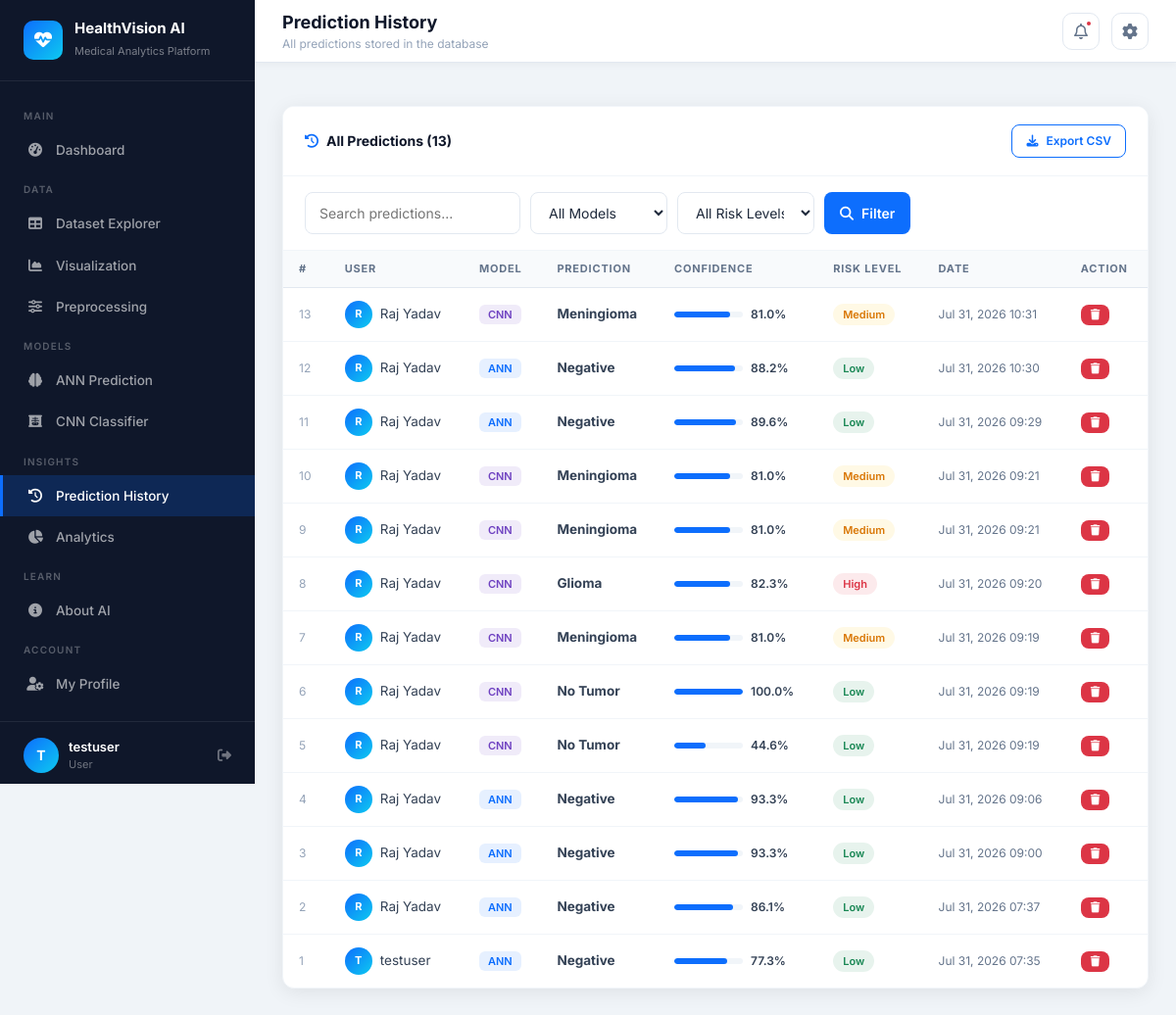
The app's page /history (signed in) with its own data.
### database/models.py (models this page shows, shortened)
class User(UserMixin, db.Model):
    __tablename__ = 'users'
    id = db.Column(db.Integer, primary_key=True)
    username = db.Column(db.String(80), unique=True, nullable=False)
    email = db.Column(db.String(120), unique=True, nullable=False)
    password_hash = db.Column(db.String(256), nullable=False)
    role = db.Column(db.String(20), default='user')
    created_at = db.Column(db.DateTime, default=datetime.utcnow)
    predictions = db.relationship('PredictionHistory', backref='user', lazy=True)

class PredictionHistory(db.Model):
    __tablename__ = 'prediction_history'
    id = db.Column(db.Integer, primary_key=True)
    user_id = db.Column(db.Integer, db.ForeignKey('users.id'), nullable=False)
    model_type = db.Column(db.String(20), nullable=False)   # 'ANN' or 'CNN'
    prediction = db.Column(db.String(100), nullable=False)
    confidence = db.Column(db.Float, nullable=False)
    risk_level = db.Column(db.String(20))
    input_data = db.Column(db.Text)                         # JSON string of inputs
    created_at = db.Column(db.DateTime, default=datetime.utcnow)

### routes/history.py (the view)
@history_bp.route('/history')
@login_required
def index():
    q = request.args.get('q', '').strip()
    model_filter = request.args.get('model', '')
    risk_filter = request.args.get('risk', '')
    page = request.args.get('page', 1, type=int)
    query = PredictionHistory.query.order_by(PredictionHistory.created_at.desc())
    if q:
        query = query.filter(PredictionHistory.prediction.ilike(f'%{q}%'))
    if model_filter:
        query = query.filter_by(model_type=model_filter)
    if risk_filter:
        query = query.filter_by(risk_level=risk_filter)
    pagination = query.paginate(page=page, per_page=15, error_out=False)
    return render_template('modules/history.html',
                           predictions=pagination.items,
                           pagination=pagination,
                           q=q, model_filter=model_filter, risk_filter=risk_filter)

### templates/modules/history.html (shortened to what this page needs)
{% extends "base.html" %}
{% block page_title %}<span>Prediction History</span><small>All predictions stored in the database</small>{% endblock %}
{% block content %}
<div class="content-card">
    <div class="card-header">
        <h6><i class="fa-solid fa-clock-rotate-left"></i> All Predictions ({{ pagination.total }})</h6>
        <div style="display:flex; gap:8px;">
            <a href="{{ url_for('history.export') }}" class="btn-hv btn-hv-outline" style="padding:7px 14px; font-size:12px;">
                <i class="fa-solid fa-download"></i> Export CSV
            </a>
        </div>
    </div>
    <div style="padding:16px 22px; border-bottom:1px solid #f1f5f9; display:flex; gap:12px; flex-wrap:wrap;">
        <form method="GET" style="display:flex; gap:10px; flex-wrap:wrap; flex:1;">
            <input type="text" name="q" value="{{ q }}" placeholder="Search predictions..." class="hv-input" style="max-width:220px;">
            <select name="model" class="hv-input" style="max-width:140px;">
                <option value="">All Models</option>
            </select>
            <select name="risk" class="hv-input" style="max-width:140px;">
                <option value="">All Risk Levels</option>
            </select>
            <button type="submit" class="btn-hv btn-hv-primary" style="padding:8px 16px;">
                <i class="fa-solid fa-magnifying-glass"></i> Filter
            </button>
        </form>
    </div>
    <div style="overflow-x:auto;">
        {% if predictions %}
        <table class="hv-table">
            <thead>
                <tr>
                    <th>#</th><th>User</th><th>Model</th><th>Prediction</th>
                    <th>Confidence</th><th>Risk Level</th><th>Date</th><th>Action</th>
                </tr>
            </thead>
            <tbody>
                {% for p in predictions %}
                <tr>
                    <td style="color:#94a3b8; font-size:12px;">{{ p.id }}</td>
                    <td>
                        <div style="display:flex; align-items:center; gap:8px;">
                            <div style="width:28px; height:28px; border-radius:50%; background:linear-gradient(135deg,var(--primary),var(--teal)); display:flex; align-items:center; justify-content:center; color:white; font-size:11px; font-weight:700;">
                                {{ p.user.username[0].upper() }}
                            </div>
                            {{ p.user.username }}
                        </div>
                    </td>
                    <td><span class="badge-model {{ p.model_type | lower }}">{{ p.model_type }}</span></td>
                    <td><strong>{{ p.prediction }}</strong></td>
                    <td>
                        <div style="display:flex; align-items:center; gap:8px;">
                            <div class="hv-progress" style="width:70px;">
                                <div class="hv-progress-bar" style="width:{{ (p.confidence*100)|round|int }}%; background:var(--primary);"></div>
                            </div>
                            <span style="font-size:12px; font-weight:600;">{{ (p.confidence*100)|round(1) }}%</span>
                        </div>
                    </td>
                    <td><span class="badge-risk {{ (p.risk_level or 'low') | lower }}">{{ p.risk_level or 'N/A' }}</span></td>
                    <td style="font-size:12px; color:#64748b;">{{ p.created_at.strftime('%b %d, %Y %H:%M') }}</td>
                    <td>
                        <form method="POST" action="{{ url_for('history.delete', pid=p.id) }}" onsubmit="return confirm('Delete this prediction?')">
                            <button type="submit" class="btn-hv btn-hv-danger" style="padding:5px 10px; font-size:11px;">
                                <i class="fa-solid fa-trash"></i>
                            </button>
                        </form>
                    </td>
                </tr>
                {% endfor %}
            </tbody>
        </table>
        {% endif %}
    </div>
</div>
{% endblock %}

### templates/base.html (shortened to what this page needs)
<!DOCTYPE html>
<html lang="en">
<head>
    <link href="https://cdnjs.cloudflare.com/ajax/libs/font-awesome/6.5.0/css/all.min.css" rel="stylesheet">
    <link href="https://cdn.jsdelivr.net/npm/bootstrap@5.3.3/dist/css/bootstrap.min.css" rel="stylesheet">
    <link href="{{ url_for('static', filename='css/main.css') }}" rel="stylesheet">
</head>
<body>
<aside class="sidebar" id="sidebar">
    <div class="sidebar-brand">
        <div class="brand-icon"><i class="fa-solid fa-heart-pulse"></i></div>
        <div class="brand-text">
            <h5>HealthVision AI</h5>
            <small>Medical Analytics Platform</small>
        </div>
    </div>
    <nav class="sidebar-nav">
        <div class="nav-section-label">Main</div>
        <a href="{{ url_for('dashboard.index') }}" class="sidebar-link {% if request.endpoint == 'dashboard.index' %}active{% endif %}">
            <i class="fa-solid fa-gauge-high"></i> Dashboard
        </a>
        <div class="nav-section-label">Data</div>
        <a href="{{ url_for('explorer.index') }}" class="sidebar-link {% if 'explorer' in request.endpoint %}active{% endif %}">
            <i class="fa-solid fa-table"></i> Dataset Explorer
        </a>
        <a href="{{ url_for('viz.index') }}" class="sidebar-link {% if 'viz' in request.endpoint %}active{% endif %}">
            <i class="fa-solid fa-chart-area"></i> Visualization
        </a>
        <a href="{{ url_for('preprocess.index') }}" class="sidebar-link {% if 'preprocess' in request.endpoint %}active{% endif %}">
            <i class="fa-solid fa-sliders"></i> Preprocessing
        </a>
        <div class="nav-section-label">Models</div>
        <a href="{{ url_for('ann.index') }}" class="sidebar-link {% if 'ann' in request.endpoint %}active{% endif %}">
            <i class="fa-solid fa-brain"></i> ANN Prediction
        </a>
        <a href="{{ url_for('cnn.index') }}" class="sidebar-link {% if 'cnn' in request.endpoint %}active{% endif %}">
            <i class="fa-solid fa-x-ray"></i> CNN Classifier
        </a>
        <div class="nav-section-label">Insights</div>
        <a href="{{ url_for('history.index') }}" class="sidebar-link {% if 'history' in request.endpoint %}active{% endif %}">
            <i class="fa-solid fa-clock-rotate-left"></i> Prediction History
        </a>
        <a href="{{ url_for('analytics.index') }}" class="sidebar-link {% if 'analytics' in request.endpoint %}active{% endif %}">
            <i class="fa-solid fa-chart-pie"></i> Analytics
        </a>
        <div class="nav-section-label">Learn</div>
        <a href="{{ url_for('about.index') }}" class="sidebar-link {% if 'about' in request.endpoint %}active{% endif %}">
            <i class="fa-solid fa-circle-info"></i> About AI
        </a>
        <div class="nav-section-label">Account</div>
        <a href="{{ url_for('profile.index') }}" class="sidebar-link {% if 'profile' in request.endpoint %}active{% endif %}">
            <i class="fa-solid fa-user-gear"></i> My Profile
        </a>
    </nav>
    <div class="sidebar-footer">
        <div class="sidebar-user">
            <div class="avatar">{{ current_user.username[0].upper() }}</div>
            <div class="user-info">
                <div class="name">{{ current_user.username }}</div>
                <div class="role">{{ current_user.role | capitalize }}</div>
            </div>
            <a href="{{ url_for('auth.logout') }}" class="hv-tooltip" data-tip="Logout" style="color:rgba(255,255,255,0.4); font-size:14px;">
                <i class="fa-solid fa-right-from-bracket"></i>
            </a>
        </div>
    </div>
</aside>
<div class="main-wrapper">
    <header class="topbar">
        <div class="topbar-title">
            {% block page_title %}<span>Dashboard</span>{% endblock %}
        </div>
        <div class="topbar-actions">
            <div class="topbar-btn hv-tooltip" data-tip="Notifications">
                <i class="fa-regular fa-bell"></i>
                <span class="notif-dot"></span>
            </div>
            <div class="topbar-btn hv-tooltip" data-tip="Settings">
                <i class="fa-solid fa-gear"></i>
            </div>
        </div>
    </header>
    <main class="page-content">
        {% block content %}{% endblock %}
    </main>
</div>
</body>
</html>

### records on screen
User: username "T", username "testuser", role "User"
PredictionHistory: id "13", user "R", user.username "Raj Yadav", model_type "CNN", prediction "Meningioma", (p.confidence*100)|round(1) "81.0", risk_level "Medium", created_at "Jul 31, 2026 10:31"
PredictionHistory: id "12", user "R", user.username "Raj Yadav", model_type "ANN", prediction "Negative", (p.confidence*100)|round(1) "88.2", risk_level "Low", created_at "Jul 31, 2026 10:30"
PredictionHistory: id "11", user "R", user.username "Raj Yadav", model_type "ANN", prediction "Negative", (p.confidence*100)|round(1) "89.6", risk_level "Low", created_at "Jul 31, 2026 09:29"
PredictionHistory: id "10", user "R", user.username "Raj Yadav", model_type "CNN", prediction "Meningioma", (p.confidence*100)|round(1) "81.0", risk_level "Medium", created_at "Jul 31, 2026 09:21"
PredictionHistory: id "9", user "R", user.username "Raj Yadav", model_type "CNN", prediction "Meningioma", (p.confidence*100)|round(1) "81.0", risk_level "Medium", created_at "Jul 31, 2026 09:21"
PredictionHistory: id "8", user "R", user.username "Raj Yadav", model_type "CNN", prediction "Glioma", (p.confidence*100)|round(1) "82.3", risk_level "High", created_at "Jul 31, 2026 09:20"
PredictionHistory: id "7", user "R", user.username "Raj Yadav", model_type "CNN", prediction "Meningioma", (p.confidence*100)|round(1) "81.0", risk_level "Medium", created_at "Jul 31, 2026 09:19"
PredictionHistory: id "6", user "R", user.username "Raj Yadav", model_type "CNN", prediction "No Tumor", (p.confidence*100)|round(1) "100.0", risk_level "Low", created_at "Jul 31, 2026 09:19"
PredictionHistory: id "5", user "R", user.username "Raj Yadav", model_type "CNN", prediction "No Tumor", (p.confidence*100)|round(1) "44.6", risk_level "Low", created_at "Jul 31, 2026 09:19"
PredictionHistory: id "4", user "R", user.username "Raj Yadav", model_type "ANN", prediction "Negative", (p.confidence*100)|round(1) "93.3", risk_level "Low", created_at "Jul 31, 2026 09:06"
PredictionHistory: id "3", user "R", user.username "Raj Yadav", model_type "ANN", prediction "Negative", (p.confidence*100)|round(1) "93.3", risk_level "Low", created_at "Jul 31, 2026 09:00"
PredictionHistory: id "2", user "R", user.username "Raj Yadav", model_type "ANN", prediction "Negative", (p.confidence*100)|round(1) "86.1", risk_level "Low", created_at "Jul 31, 2026 07:37"
PredictionHistory: id "1", user "T", user.username "testuser", model_type "ANN", prediction "Negative", (p.confidence*100)|round(1) "77.3", risk_level "Low", created_at "Jul 31, 2026 07:35"

### other values on screen
{{ pagination.total }} "13"
